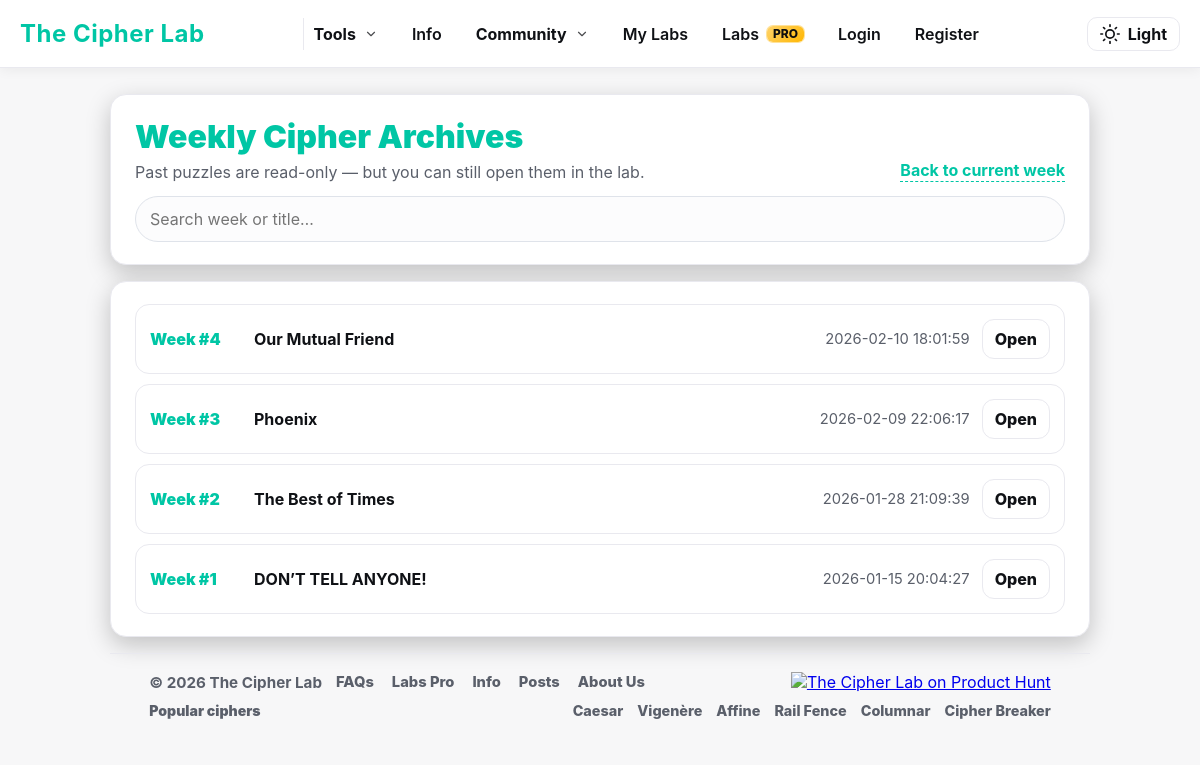
The app's page /weekly/archives with its own data.
### tables this page shows
CREATE TABLE weekly_cipher_archive (
            week_number INTEGER PRIMARY KEY,
            title TEXT NOT NULL,
            description TEXT,
            ciphertext TEXT NOT NULL,
            solution TEXT NOT NULL,
            hint TEXT,
            posted_at TEXT NOT NULL,
            archived_at TEXT NOT NULL DEFAULT CURRENT_TIMESTAMP
        , archived_solution TEXT);

### CryptiQ/app.py (the view)
@app.route("/weekly/archives")
def weekly_archives():
    user = current_user()
    conn = get_db()
    rows = conn.execute(
        """
        SELECT week_number, title, posted_at, archived_at
        FROM weekly_cipher_archive
        ORDER BY week_number DESC
        """
    ).fetchall()
    conn.close()
    return render_template("weekly_archives.html", user=user, archives=rows)

### CryptiQ/app.py (called while the page is built, shortened)
@app.after_request
def add_security_headers(resp):
    resp.headers["X-Content-Type-Options"] = "nosniff"
    resp.headers["X-Frame-Options"] = "DENY"
    resp.headers["Referrer-Policy"] = "strict-origin-when-cross-origin"
    resp.headers["Content-Security-Policy"] = (
        "default-src 'self'; "
        "img-src 'self' data: https://api.producthunt.com https://ph-files.imgix.net https://www.producthunt.com; "
        "script-src 'self' 'unsafe-inline' https://www.producthunt.com; "
        "style-src 'self' 'unsafe-inline'; "
        "frame-src https://www.producthunt.com;"
    )
    return resp

@app.before_request
def clear_flash_on_login():
    if request.endpoint == "login" and request.method == "GET":
        if "_flashes" not in session:
            session.pop("_flashes", None)

@app.context_processor
def inject_now_year():
    return {"now_year": datetime.utcnow().year}

@app.context_processor
def inject_user_setup_flags():
    u = current_user()
    if not u:
        return {}

### CryptiQ/helpers.py (called while the page is built, shortened)
def get_db():
    conn = sqlite3.connect(DB_PATH)
    conn.row_factory = sqlite3.Row
    return conn

def current_user():
    if "user_id" not in session:
        return None

### CryptiQ/templates/weekly_archives.html (shortened to what this page needs)
<!DOCTYPE html>
<html lang="en">
<head>
  <link rel="stylesheet" href="{{ url_for('static', filename='style.css') }}">
</head>
<body>
  {% include 'base_nav.html' %}
  <main class="archives-wrap">
    <section class="arch-card">
      <div class="toprow">
        <div>
          <h1>Weekly Cipher Archives</h1>
          <div class="sub">Past puzzles are read-only — but you can still open them in the lab.</div>
        </div>
        <a class="backlink" href="{{ url_for('weekly_page') }}">Back to current week</a>
      </div>
      <div class="search" style="margin-top:14px;">
        <input id="arch-search" type="text" placeholder="Search week or title…" />
      </div>
    </section>
    <section class="arch-card">
      {% if not archives or archives|length == 0 %}
        <p class="empty">No archived weeks yet.</p>
      {% else %}
      <div class="list" id="arch-list">
        {% for a in archives %}
          <div class="row" data-week="{{ a.week_number }}" data-title="{{ (a.title or '')|lower }}">
            <div class="wk">Week #{{ a.week_number }}</div>
            <div class="ttl">{{ a.title }}</div>
            <div class="meta">{{ (a.posted_at or '')[:19].replace('T',' ') }}</div>
            <a class="openbtn" href="{{ url_for('weekly_archive_view', week_number=a.week_number) }}">Open</a>
          </div>
        {% endfor %}
      </div>
      {% endif %}
    </section>
    {% include 'base_footer.html' %}
  </main>
</body>
</html>

### CryptiQ/static/style.css (style rules this page uses)
:root { --bg: #121212; --panel: #1a1a1a; --panel-2: #202020; --elev-shadow: 0 10px 30px rgba(0, 0, 0, 0.55); --line: #252525; --line-2: #2b2b2b; --text: #f2f2f2; --text-dim: #d9d9d9; --muted: #b8b8b8; --muted-2: #9a9a9a; --accent: #00c6a5; --accent-strong: #00d4b3; --accent-soft: rgba(0, 198, 165, 0.18); --accent-soft-2: rgba(0, 198, 165, 0.28); --input-bg: #232323; --input-border: #343434; --input-hover: #262626; --input-focus: #1d1d1d; --warning: #ffdd00; --danger: #ff6b6b; --radius-lg: 16px; --radius-md: 10px; --radius-sm: 6px; --transition: 0.18s ease; }
* { box-sizing: border-box; }
html { scroll-behavior: smooth; }
body { font-family: 'Inter', 'Segoe UI', Tahoma, Geneva, Verdana, sans-serif; background-color: var(--bg); color: var(--text); margin: 0; padding: 0; min-height: 100vh; display: flex; justify-content: center; align-items: flex-start; }
input[type="text"], input[type="password"], input[type="email"], input[type="search"] { width: 100%; padding: 12px 14px; border-radius: 8px; border: 1px solid var(--input-border); background: var(--input-bg); color: var(--text); transition: border-color var(--transition), box-shadow var(--transition), background-color var(--transition); font-family: inherit; font-size: 16px; }
:root[data-theme="light"] { --bg: #f7f7f8; --panel: #ffffff; --panel-2: #fbfbfc; --elev-shadow: 0 10px 30px rgba(0, 0, 0, 0.08); --line: #e9e9ef; --line-2: #e2e2e8; --text: #0f1115; --text-dim: #20232a; --muted: #5a5f6a; --muted-2: #7a7f8a; --accent: #00c6a5; --accent-strong: #00b69a; --accent-soft: rgba(0, 198, 165, 0.18); --accent-soft-2: rgba(0, 198, 165, 0.25); --input-bg: #fcfcfd; --input-border: #dfe3ea; --input-hover: #f6f7f9; --input-focus: #ffffff; }
:root[data-theme="light"] pre, :root[data-theme="light"] textarea, :root[data-theme="light"] #plaintext, :root[data-theme="light"] #substitution-row input, :root[data-theme="light"] select, :root[data-theme="light"] input[type="text"], :root[data-theme="light"] input[type="password"], :root[data-theme="light"] input[type="email"], :root[data-theme="light"] input[type="search"] { color: var(--text); background: var(--input-bg); border-color: var(--input-border); }
* { scrollbar-width: thin; scrollbar-color: color-mix(in oklab, var(--accent) 45%, #0f0f0f) var(--bg); }
html, body { height: 100%; }
body { display: flex; flex-direction: column; justify-content: flex-start; align-items: stretch; min-height: 100vh; }
main { flex: 1 0 auto; }

### CryptiQ/templates/weekly_archives.html (style rules this page uses)
body { background: var(--bg); color: var(--text); font-family: 'Inter','Segoe UI',Tahoma,sans-serif; margin:0; }
main.archives-wrap { width: min(980px, 94%); margin: 14px auto 80px; display:flex; flex-direction: column; gap: 16px; animation: fadeIn .35s ease; }
.arch-card { background: var(--panel); border: 1px solid var(--line); border-radius: 16px; padding: 22px 24px; box-shadow: 0 8px 24px rgba(0,0,0,0.22); }
h1 { margin:0; color: var(--accent); font-weight: 900; font-size: clamp(1.4rem, 3vw, 2rem); }
.sub { color: var(--muted); margin-top: 6px; }
.toprow { display:flex; align-items: flex-end; justify-content: space-between; gap: 14px; flex-wrap: wrap; }
.backlink { color: var(--accent); text-decoration:none; font-weight: 700; border-bottom: 1px dashed var(--accent); padding-bottom:1px; white-space: nowrap; }
.search { width: 100%; display:flex; }
.search input { width:100%; padding: 12px 14px; border-radius: 999px; border: 1px solid var(--input-border); background: var(--panel); color: var(--text); font-size: 1rem; }
.list { display:flex; flex-direction: column; gap: 10px; }
.row { display:flex; justify-content: space-between; gap: 12px; align-items: center; padding: 14px 14px; border: 1px solid var(--line); border-radius: 14px; background: rgba(255,255,255,0.02); }
.wk { font-weight: 900; color: var(--accent); min-width: 92px; }
.ttl { flex: 1; min-width: 0; font-weight: 750; color: var(--text); overflow:hidden; text-overflow: ellipsis; white-space: nowrap; }
.meta { color: var(--muted); font-size: .92rem; white-space: nowrap; }
.openbtn { padding: 9px 12px; border-radius: 12px; border: 1px solid var(--line); background: var(--panel); color: var(--text); font-weight: 800; cursor: pointer; text-decoration:none; white-space: nowrap; }

### CryptiQ/templates/base_nav.html (style rules this page uses)
body { padding-top: 80px; }

### records on screen
weekly_cipher_archive: week_number "4", title "Our Mutual Friend", posted_at "2026-02-10 18:01:59"
weekly_cipher_archive: week_number "3", title "Phoenix", posted_at "2026-02-09 22:06:17"
weekly_cipher_archive: week_number "2", title "The Best of Times", posted_at "2026-01-28 21:09:39"
weekly_cipher_archive: week_number "1", title "DON’T TELL ANYONE!", posted_at "2026-01-15 20:04:27"
